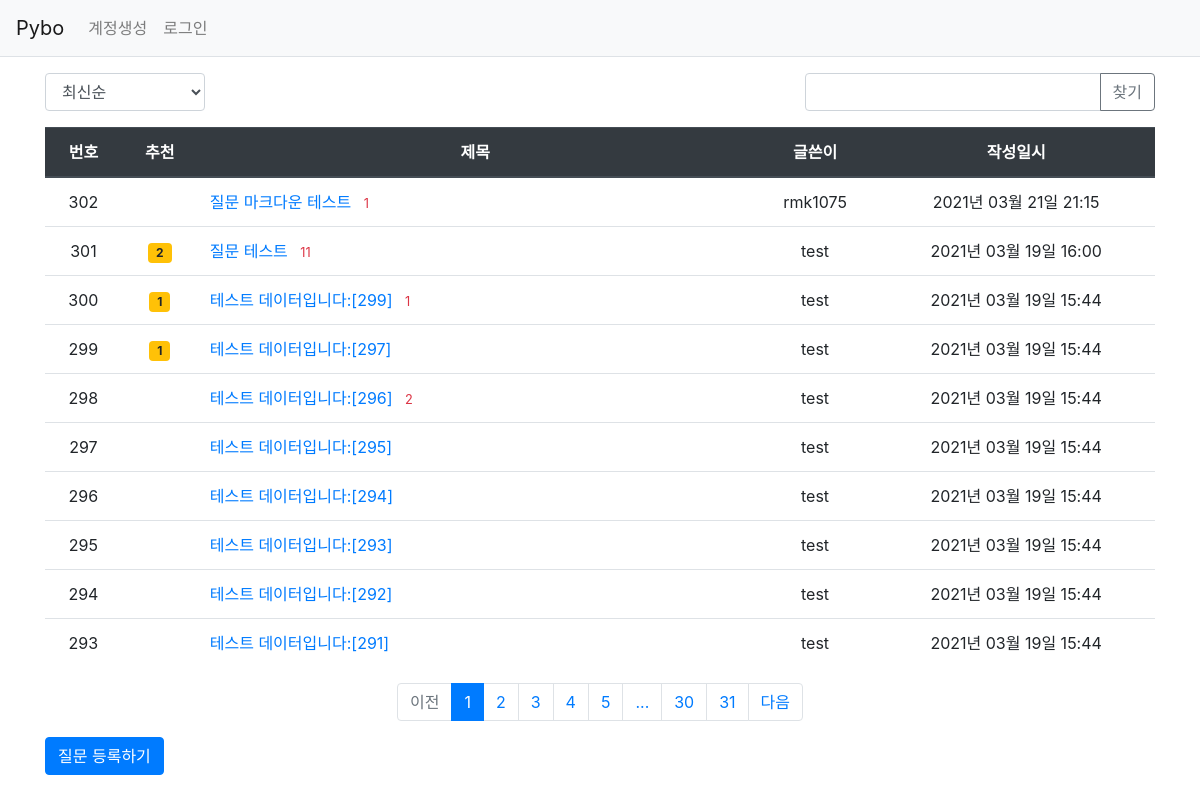
Page /question/list/ on the committed database.
### pybo/models.py (models this page shows)
class Question(db.Model):
    id = db.Column(db.Integer, primary_key=True)
    subject = db.Column(db.String(200), nullable=False)
    content = db.Column(db.Text(), nullable=False)
    create_date = db.Column(db.DateTime(), nullable=False)
    user_id = db.Column(db.Integer, db.ForeignKey('user.id', ondelete='CASCADE'), nullable=False)
    user = db.relationship('User', backref=db.backref('question_set'))
    modify_date = db.Column(db.DateTime(), nullable=True)
    voter = db.relationship('User', secondary=question_voter, backref=db.backref('question_voter_set'))

class User(db.Model):
    id = db.Column(db.Integer, primary_key=True)
    username = db.Column(db.String(150), unique=True, nullable=False)
    password = db.Column(db.String(200), nullable=False)
    email = db.Column(db.String(120), unique=True, nullable=False)

### pybo/views/question_views.py (the view, shortened to what this page needs)
@bp.route('/list/')
def _list():
    page = request.args.get('page', type=int, default=1)
    kw = request.args.get('kw', type=str, default='')
    so = request.args.get('so', type=str, default='recent')
    if so == 'recommend':
        sub_query = db.session.query(question_voter.c.question_id, func.count('*').label('num_voter')) \
            .group_by(question_voter.c.question_id).subquery()
        question_list = Question.query \
            .outerjoin(sub_query, Question.id == sub_query.c.question_id) \
            .order_by(sub_query.c.num_voter.desc(), Question.create_date.desc())
    elif so == 'popular':
        sub_query = db.session.query(Answer.question_id, func.count('*').label('num_answer')) \
            .group_by(Answer.question_id).subquery()
        question_list = Question.query \
            .outerjoin(sub_query, Question.id == sub_query.c.question_id) \
            .order_by(sub_query.c.num_answer.desc(), Question.create_date.desc())
    else:
        question_list = Question.query.order_by(Question.create_date.desc())
    question_list = question_list.paginate(page, per_page=10)
    return render_template('question/question_list.html', question_list=question_list, page=page, kw=kw, so=so)

### pybo/filter.py (called while the page is built)
def format_datetime(value, fmt='%Y년 %m월 %d일 %H:%M'):
    return value.strftime(fmt)

### pybo/views/auth_views.py (called while the page is built)
@bp.before_app_request
def load_logged_in_user():
    user_id = session.get('user_id')
    if user_id is None:
        g.user = None
    else:
        g.user = User.query.get(user_id)

### pybo/templates/question/question_list.html (shortened to what this page needs)
{% extends 'base.html' %}
{% block content %}
<div class="container my-3">
    <div class="row justify-content-between my-3">
        <div class="col-2">
            <select class="form-control so">
                <option value="recent" {% if so=='recent' %}selected{% endif %}>최신순</option>
            </select>
        </div>
        <div class="col-4 input-group">
            <input type="text" class="form-control kw" value="{{ kw or '' }}">
            <div class="input-group-append">
                <button class="btn btn-outline-secondary" type="button" id="btn_search">찾기</button>
            </div>
        </div>
    </div>
    <table class="table">
        <thead>
        <tr class="text-center thead-dark">
            <th>번호</th>
            <th>추천</th>
            <th style="width:50%">제목</th>
            <th>글쓴이</th>
            <th>작성일시</th>
        </tr>
        </thead>
        <tbody>
        {% if question_list %}
        {% for question in question_list.items %}
        <tr class="text-center">
            <td>{{ question_list.total - ((question_list.page-1) * question_list.per_page) - loop.index0 }}</td>
            <td>
                {% if question.voter|length > 0 %}
                <span class="badge badge-warning px-2 py-1">{{ question.voter|length }}</span>
                {% endif %}
            </td>
            <td class="text-left">
                <a href="{{ url_for('question.detail', question_id=question.id) }}">{{ question.subject }}</a>
                {% if question.answer_set|length > 0 %}
                <span class="text-danger small ml-2">{{ question.answer_set|length }}</span>
                {% endif %}
            </td>
            <td>{{ question.user.username }}</td>
            <td>{{ question.create_date|datetime }}</td>
        </tr>
        {% endfor %}
        {% else %}
        <tr>
            <td colspan="3">질문이 없습니다.</td>
        </tr>
        {% endif %}
        </tbody>
    </table>
    <ul class="pagination justify-content-center">
        {% if question_list.has_prev %}
        <li class="page-item">
            <a class="page-link" data-page="{{ question_list.prev_num }}" href="#">이전</a>
        </li>
        {% else %}
        <li class="page-item disabled">
            <a class="page-link" tabindex="-1" aria-disabled="true" href="#">이전</a>
        </li>
        {% endif %}
        {% for page_num in question_list.iter_pages() %}
            {% if page_num %}
                {% if page_num != question_list.page %}
                <li class="page-item">
                    <a class="page-link" data-page="{{ page_num }}" href="#">{{ page_num }}</a>
                </li>
                {% else %}
                <li class="page-item active" aria-current="page">
                    <a class="page-link" href="#">{{ page_num }}</a>
                </li>
                {% endif %}
           {% else %}
                <li class="disabled">
                    <a class="page-link" href="#">...</a>
                </li>
           {% endif %}
        {% endfor %}
        {% if question_list.has_next %}
        <li class="page-item">
            <a class="page-link" data-page="{{ question_list.next_num }}" href="#">다음</a>
        </li>
        {% else %}
        <li class="page-item disabled">
            <a class="page-link" tabindex="-1" aria-disabled="true" href="#">다음</a>
        </li>
        {% endif %}
    </ul>
    <a href="{{ url_for('question.create') }}" class="btn btn-primary">질문 등록하기</a>
</div>
{% endblock %}

### rows in the picture
Question: total "302", subject "질문 마크다운 테스트", answer_set|length "1", user.username "rmk1075", create_date "2021년 03월 21일 21:15"
Question: total "301", voter|length "2", subject "질문 테스트", answer_set|length "11", user.username "test", create_date "2021년 03월 19일 16:00"
Question: total "300", voter|length "1", subject "테스트 데이터입니다:[299]", answer_set|length "1", user.username "test", create_date "2021년 03월 19일 15:44"
Question: id "299", voter|length "1", subject "테스트 데이터입니다:[297]", user.username "test", create_date "2021년 03월 19일 15:44"
Question: id "298", subject "테스트 데이터입니다:[296]", answer_set|length "2", user.username "test", create_date "2021년 03월 19일 15:44"
Question: id "297", subject "테스트 데이터입니다:[295]", user.username "test", create_date "2021년 03월 19일 15:44"
Question: id "296", subject "테스트 데이터입니다:[294]", user.username "test", create_date "2021년 03월 19일 15:44"
Question: id "295", subject "테스트 데이터입니다:[293]", user.username "test", create_date "2021년 03월 19일 15:44"
Question: id "294", subject "테스트 데이터입니다:[292]", user.username "test", create_date "2021년 03월 19일 15:44"
Question: id "293", subject "테스트 데이터입니다:[291]", user.username "test", create_date "2021년 03월 19일 15:44"

### other values in the picture
{{ page_num }} "1"
{{ page_num }} "2" "3" "4" "5" "30" "31"
